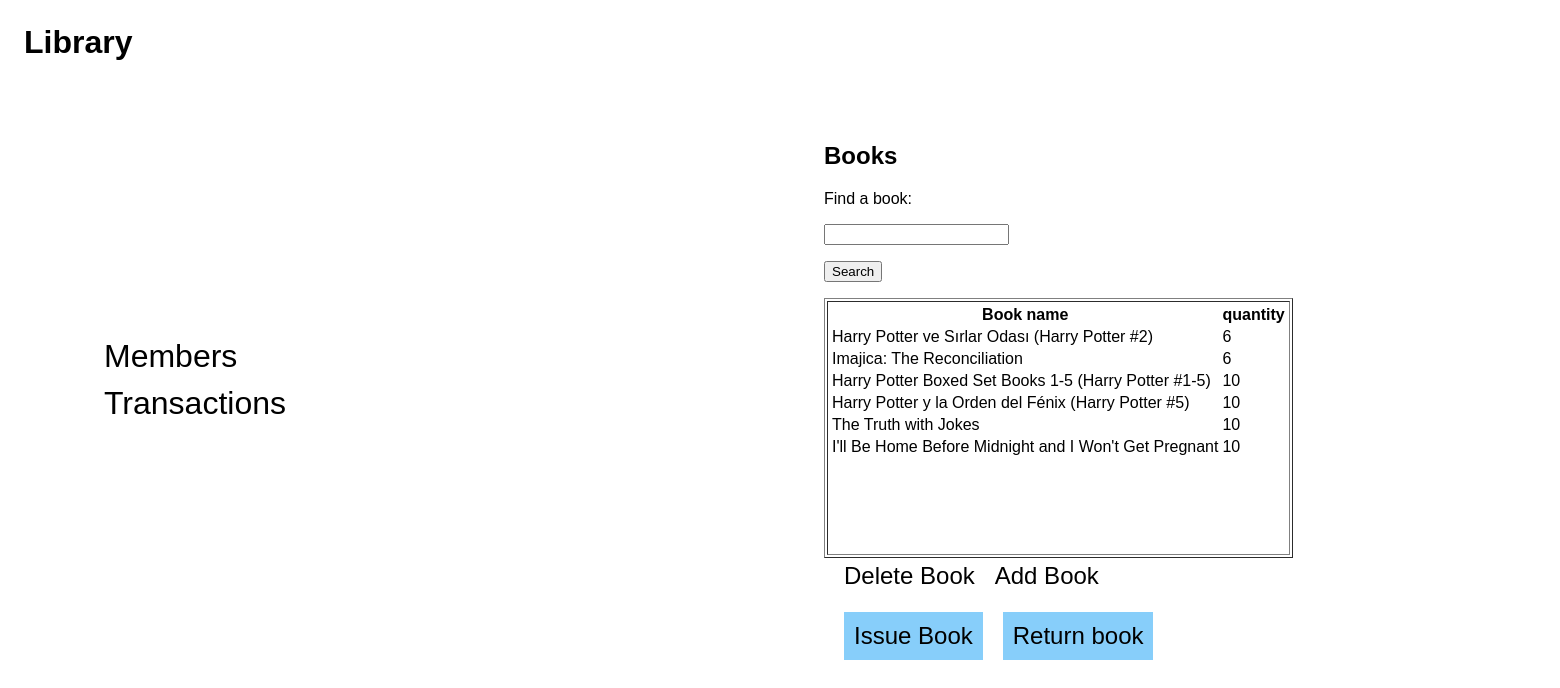
The page /index on the database as committed earlier.
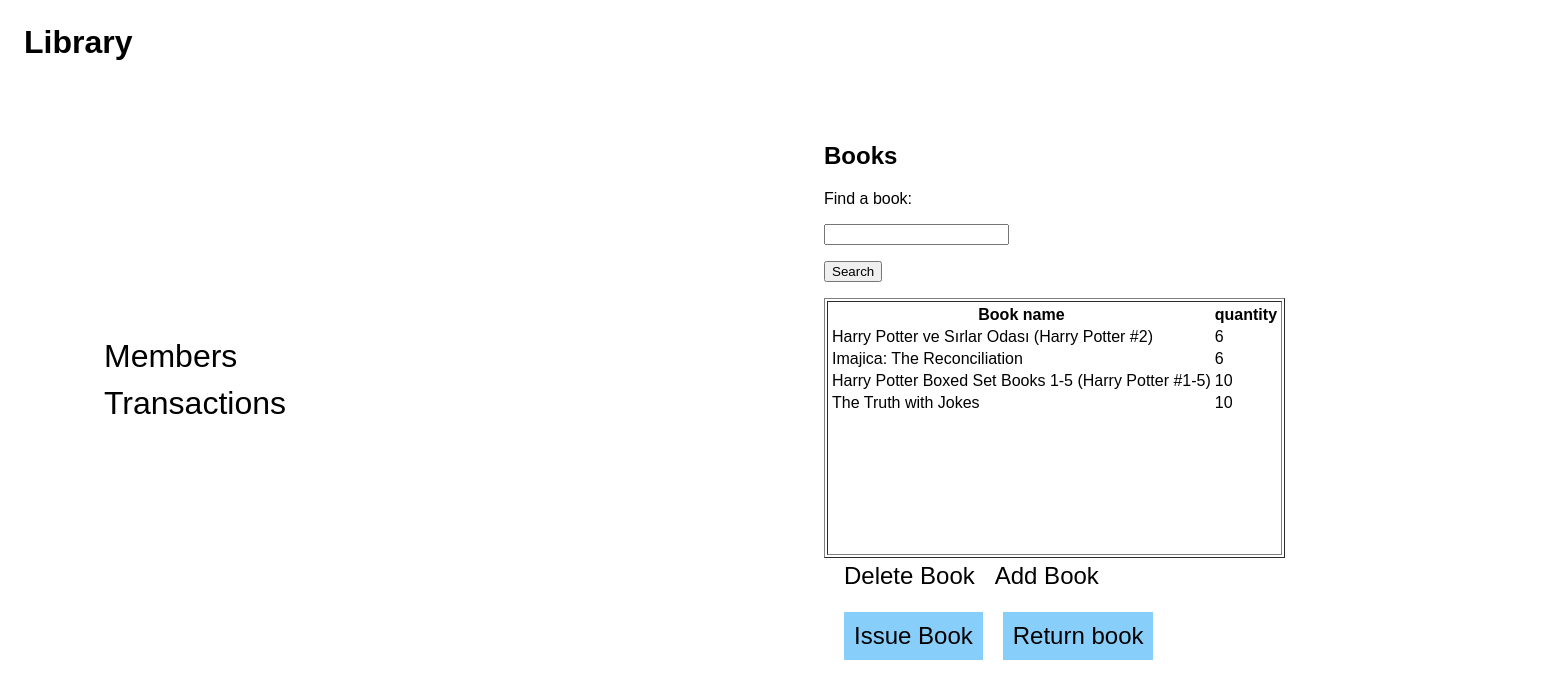
The same page on the database as committed later.
### models.py (models this page shows, shortened)
class Books(db.Model):
    id = db.Column(db.Integer, primary_key=True)
    title = db.Column(db.String(255), nullable=False)
    author = db.Column(db.String(255))
    quantity = db.Column(db.Integer, nullable=False)

### routes.py (the view)
@app.route('/')
@app.route('/index')
@app.route('/home/<a>', methods = ['POST', 'GET'])
def home(a=None):
    books = models.Books.query.all()
    print(a)
    if request.method =="POST":
        print(x)
    else:
        if a==None:
            return render_template('home.html', books=books, id=1)
        else:
            return render_template('home.html', books=books, id= a)

### templates/home.html (shortened to what this page needs)
{% extends "base.html" %}
{% block main %}
    <div class="left">
      <li class="data-item"><a href="{{ url_for('members') }}" class="nav-link">Members</a></li>
      <li class="data-item"><a href="{{ url_for('transactions') }}" class="nav-link">Transactions</a></li>
    </div>
    <div class="right">
      <h2>Books</h2>
      <form class="search_book" action="#" method="POST">
        <p>Find a book:</p>
        <p><input type = "text" name="bknm"/></p>
        <p><input type = "submit" value="Search"/></p>
      </form>
      <table class="fixedtable" border="1">
        <tbody>
          <tr>
            <td colspan="2">
              <div class="scro">
                <table id="table" >
                  <thead  >
                    <tr>
                      <th >Book name</th>
                      <th>quantity</th>
                    </tr>
                  </thead>
                  {% for book in books %}
                          <tr class="hov" >
                            <td onclick="gen(this)">
                              <a href="{{ url_for('home', a=book.id) }}" class="btn btn-danger">{{ book.title }}</a>
                            </td>
                            <td>{{ book.quantity }}</td>
                          </tr>
                  {% endfor %}
                </table>
              </div>
            </td>
          </tr>
        </tbody>
      </table>
      <div class="book-edits">
          <li class="book-item"><a href="{{ url_for('delete', book_n=id) }}" id="fname" class="nav-link">Delete Book</a></li>
          <li class="book-item"><a href="{{ url_for('adds') }}" class="nav-link">Add Book</a></li>
      </div>
      <div class="issue-elements">
        <li class="issue-item"><a href="{{ url_for('isreturn', val='issue') }}" class="nav-link">Issue Book</a></li>
        <li class="issue-item"><a href="{{ url_for('isreturn', val='return') }}" class="nav-link">Return book</a></li>
      </div>
    </div>
{% endblock %}

### templates/base.html (shortened to what this page needs)
<html lang="en">
  <head>
    <link rel= "stylesheet" type= "text/css" href= "{{ url_for('static',filename='style.css') }}">
  </head>
  <body>
    <a href="{{ url_for('home') }}" class="btn btn-danger"><h1>Library</h1></a>
    <br>
      <br>
    {% block main %}
    {% endblock %}
  </body>

### static/style.css (style rules this page uses)
body { margin: 1.5em; font-family: sans-serif; }
a { text-decoration: none; color: black; }
.left { list-style-type: none; font-size: 2rem; position: relative ; top: 200px; left: 50px; margin:20px; }
.right { list-style-type: none; position: relative ; top: -100px; left: 800px; }
.data-item { margin:10px; }
.book-edits { display: flex; list-style-type: none; font-size: 1.5rem; position: absolute; top: 400px; padding: 10px; }
.issue-elements { display: flex; list-style-type: none; font-size: 1.5rem; position: absolute; top: 450px; margin:10px; }
.issue-item { margin: 10px; border: 5px; border-color: black; background-color: lightskyblue; padding: 10px; }
.book-item { margin: 10px; }
.scro { overflow:scroll; height:250px; overflow-x: hidden; }

Rows that differ between the two databases and show on the page:
removed Books: title "Harry Potter y la Orden del Fénix (Harry Potter #5)", quantity "10"
removed Books: title "I'll Be Home Before Midnight and I Won't Get Pregnant", quantity "10"
